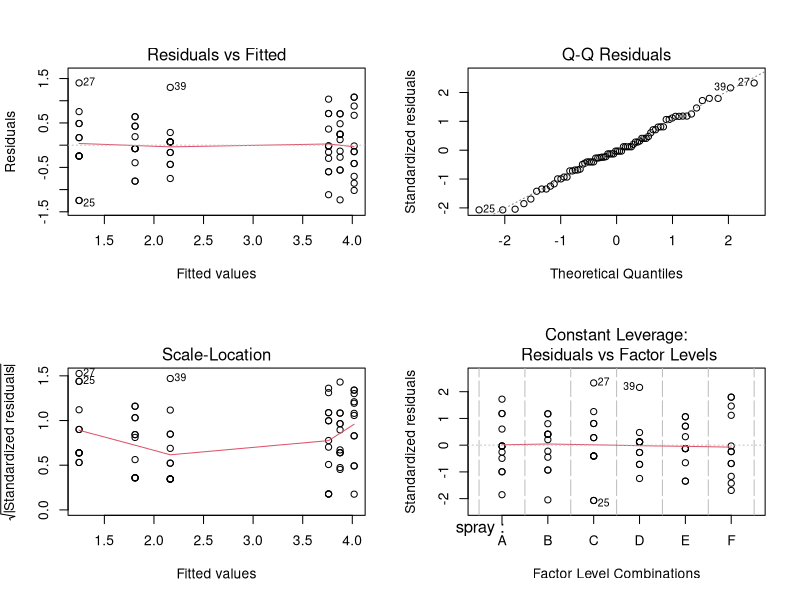

Reproduce this figure in R.
## ---- chunk 1
knitr::opts_chunk$set(echo = FALSE)
## ---- chunk 2
knitr::kable(data.frame(function_name = c("SSlogis", "aov", "glm", "lm", "manova", "ksmooth", "step"),
                        description = c("Logistic model", "Analysis of variance", "Generalized linear models", "Linear models", "Mutivariate analysis of variance", "Kernel smoother regression", "Model selection with Stepwise algorithm")))
## ---- chunk 3
knitr::kable(data.frame(function_name = c("bartlett.test", "binom.test", "chisq.test", "cor.test", "t.test", "var.test", "wilcox.test", "ks.test"),
                        description = c("Bartlett's variances homogeneity test", "Exact binomial test", "Chi2 test", "Correlation test", "Student's means comparison t-Test", "Fisher's variances comparison F-test", "Wilcoxon's rank test", "Kolmogorov-Smirnov's test")))
## ---- chunk 4
knitr::kable(data.frame(function_name = c("density", "ecdf"),
                        description = c("Kernel density estimation", "Empirical cumulative distribution function")))
## ---- chunk 5
knitr::kable(data.frame(function_name = c("hclust", "kmeans", "princomp", "dist"),
                        description = c("Hierarchical clustering", "Partitioning clustering", "Principal components analysis", "Computes distance matrices")))
## ---- chunk 6
x=sample(1:10,200,replace=TRUE)
y=3+7*x+rnorm(200,0,100)
linreg=lm(y~x)
## ---- chunk 7
data(swiss)
mlinreg = lm(Fertility~Education+Infant.Mortality,swiss)
## ---- chunk 8
data(InsectSprays)  
anova = aov(sqrt(count) ~ spray, data = InsectSprays)
## ---- chunk 9
O = matrix(c(442,514,38,6),nrow=2,byrow=TRUE)
colnames(O) = c("male","female"); 
rownames(O) = c("sighted","blind") 
X2 = chisq.test(O,correct=FALSE) 
## ---- chunk 10
x = rnorm(100,1,1); y = rexp(200,1)
st = t.test(x,y) 

x = rnorm(100,1,1); z = rep(c(T,F),50)             
st2 = t.test(x~z)
## ---- chunk 11
x=sample(1:10,200,replace=TRUE)
y=3+7*x+rnorm(200,0,100)
linreg=lm(y~x)

data(swiss)
mlinreg = lm(Fertility~Education+Infant.Mortality,swiss)

data(InsectSprays)  
anova = aov(sqrt(count) ~ spray, data = InsectSprays)

O = matrix(c(442,514,38,6),nrow=2,byrow=TRUE)
colnames(O) = c("male","female"); 
rownames(O) = c("sighted","blind") 
X2 = chisq.test(O,correct=FALSE) 

x = rnorm(100,1,1); y = rexp(200,1)
st = t.test(x,y) 

x = rnorm(100,1,1); z = rep(c(T,F),50)             
st2 = t.test(x~z)
## ---- chunk 12
linreg
## ---- chunk 13
mlinreg
## ---- chunk 14
anova
## ---- chunk 15
X2
## ---- chunk 16
st
## ---- chunk 17
st2
## ---- chunk 18
names(linreg)
names(anova)
## ---- chunk 19
attributes(X2)
## ---- chunk 20
coefficients(mlinreg) # or mlinreg$coefficients
residuals(linreg) # or linreg$residuals
## ---- chunk 21
X2$expected # theoretical counts
X2$residuals # residuals (theoretical - observed)
sum(X2$residuals^2) # Khi2 statistic value
## ---- chunk 22
apropos("^summary")
## ---- chunk 23
summary(linreg)
## ---- chunk 24
summary(anova)
## ---- chunk 25
apropos("^plot")
## ---- chunk 26
par(mfrow = c(2,2))
plot(anova)
